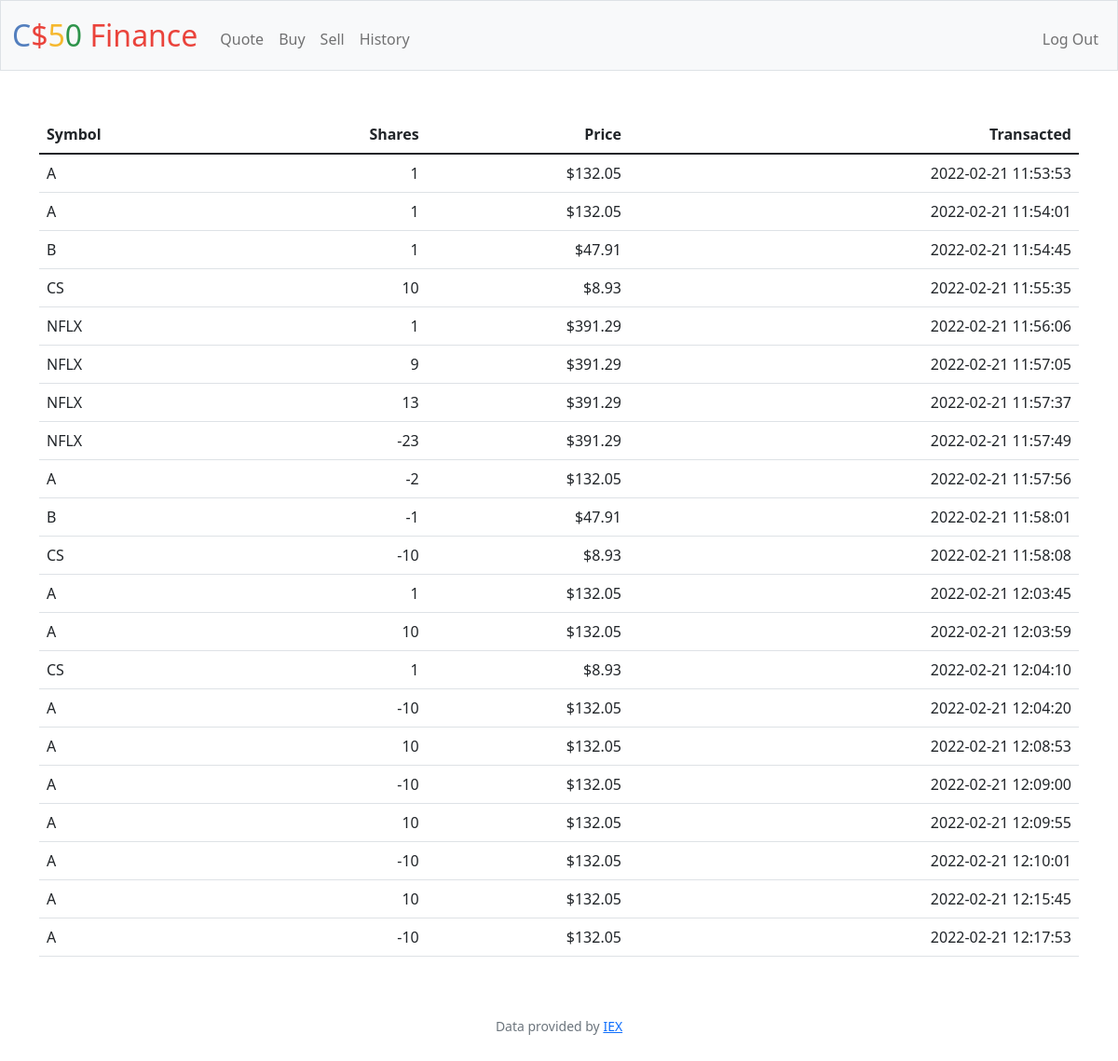
Screenshot of /history (signed in) with the database file from the repository.
### tables this page shows
CREATE TABLE hist ( user_id INTEGER NOT NULL, symbol TEXT NOT NULL, price NUMERIC NOT NULL, date DATETIME NOT NULL DEFAULT CURRENT_TIMESTAMP , shares_bought INTEGER NOT NULL , FOREIGN KEY (user_id) REFERENCES users(id) );

### app.py (the view)
@app.route("/history")
@login_required
def history():
    result = db.execute("SELECT * FROM hist WHERE user_id = ? ORDER BY date ASC", session["user_id"])
    return render_template("history.html", result=result)

### app.py (called while the page is built)
@app.after_request
def after_request(response):
    response.headers["Cache-Control"] = "no-cache, no-store, must-revalidate"
    response.headers["Expires"] = 0
    response.headers["Pragma"] = "no-cache"
    return response

### helpers.py (called while the page is built)
def login_required(f):
    @wraps(f)
    def decorated_function(*args, **kwargs):
        if session.get("user_id") is None:
            return redirect("/login")
        return f(*args, **kwargs)
    return decorated_function

### templates/history.html (shortened to what this page needs)
{% extends "layout.html" %}
{% block main %}
    <table class="table tablestriped">
        <thead>
            <tr>
                <th class="text-start">Symbol</th>
                <th class="text-end">Shares</th>
                <th class="text-end">Price</th>
                <th class="text-end">Transacted</th>
            </tr>
        </thead>
        <tbody>
            {% for re in result %}
                <tr>
                    <td class="text-start">{{ re.symbol }}</td>
                    <td class="text-end">{{ re.shares_bought }}</td>
                    <td class="text-end">{{ re.price }}</td>
                    <td class="text-end">{{ re.date }}</td>
                </tr>
            {% endfor %}
        </tbody>
    </table>
{% endblock %}

### rows the page displays
hist: symbol "A", shares_bought "1", price "$132.05", date "2022-02-21 11:53:53"
hist: symbol "A", shares_bought "1", price "$132.05", date "2022-02-21 11:54:01"
hist: symbol "B", shares_bought "1", price "$47.91", date "2022-02-21 11:54:45"
hist: symbol "CS", shares_bought "10", price "$8.93", date "2022-02-21 11:55:35"
hist: symbol "NFLX", shares_bought "1", price "$391.29", date "2022-02-21 11:56:06"
hist: symbol "NFLX", shares_bought "9", price "$391.29", date "2022-02-21 11:57:05"
hist: symbol "NFLX", shares_bought "13", price "$391.29", date "2022-02-21 11:57:37"
hist: symbol "NFLX", shares_bought "-23", price "$391.29", date "2022-02-21 11:57:49"
hist: symbol "A", shares_bought "-2", price "$132.05", date "2022-02-21 11:57:56"
hist: symbol "B", shares_bought "-1", price "$47.91", date "2022-02-21 11:58:01"
hist: symbol "CS", shares_bought "-10", price "$8.93", date "2022-02-21 11:58:08"
hist: symbol "A", shares_bought "1", price "$132.05", date "2022-02-21 12:03:45"
hist: symbol "A", shares_bought "10", price "$132.05", date "2022-02-21 12:03:59"
hist: symbol "CS", shares_bought "1", price "$8.93", date "2022-02-21 12:04:10"
hist: symbol "A", shares_bought "-10", price "$132.05", date "2022-02-21 12:04:20"
hist: symbol "A", shares_bought "10", price "$132.05", date "2022-02-21 12:08:53"
hist: symbol "A", shares_bought "-10", price "$132.05", date "2022-02-21 12:09:00"
hist: symbol "A", shares_bought "10", price "$132.05", date "2022-02-21 12:09:55"
hist: symbol "A", shares_bought "-10", price "$132.05", date "2022-02-21 12:10:01"
hist: symbol "A", shares_bought "10", price "$132.05", date "2022-02-21 12:15:45"
hist: symbol "A", shares_bought "-10", price "$132.05", date "2022-02-21 12:17:53"
